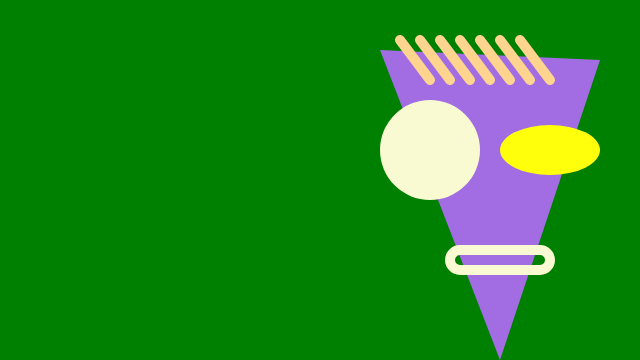
Frame 1 (no input)
Frame 60 (no input): identical to frame 1, image omitted
Frame 120 (the mouse pressed at the canvas centre since frame 60): identical to frame 1, image omitted

The p5.js sketch that drew this single still picture (run headless with seeded random() and noise() and a simulated clock; from frame 60 on, the mouse is pressed at the canvas centre):

// p5.js sketch
// ── sketch.js
/*
	self portrait v1 
	by owen roberts
*/

function setup() {
	createCanvas(640, 360);
}

function draw() {
	background('green');

	// face
	noStroke();
	fill(162, 108, 227); // purple
	triangle(380, 50, 600, 60, 500, 360);
	
	
	// eyes
	fill("LIGHTGOLDENRODYELLOW");
	circle(430, 150, 100); // left
	fill("#FFFF0B"); // similar to lightgoldenrodyellow
	ellipse(550, 150, 100, 50); // right

	// mouth
	stroke("LIGHTGOLDENRODYELLOW");
	strokeWeight(10);
	noFill();
	rect(450, 250, 100, 20, 10);

	// hair
	stroke(254, 212, 143); // yellowish brown
	line(400, 40, 430, 80);
	line(420, 40, 450, 80);
	line(440, 40, 470, 80);
	line(460, 40, 490, 80);
	line(480, 40, 510, 80);
	line(500, 40, 530, 80);
	line(520, 40, 550, 80);

}
